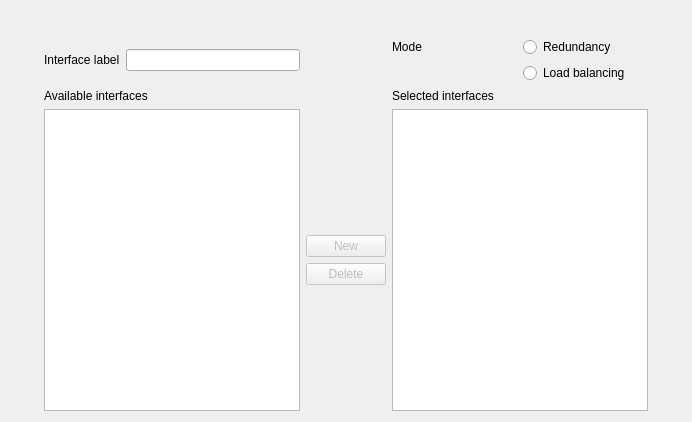
<?xml version="1.0" encoding="UTF-8"?>
<ui version="4.0">
 <class>Bonding</class>
 <widget class="QFrame" name="Bonding">
  <property name="geometry">
   <rect>
    <x>0</x>
    <y>0</y>
    <width>692</width>
    <height>422</height>
   </rect>
  </property>
  <property name="windowTitle">
   <string>Frame</string>
  </property>
  <property name="windowIcon">
   <iconset resource="../../../../../../nucentral-edenwall/trunk/resources/edenwall.qrc">
    <normaloff>:icons/appicon.png</normaloff>:icons/appicon.png</iconset>
  </property>
  <property name="frameShape">
   <enum>QFrame::NoFrame</enum>
  </property>
  <property name="frameShadow">
   <enum>QFrame::Raised</enum>
  </property>
  <layout class="QGridLayout" name="gridLayout">
   <item row="4" column="1">
    <widget class="QLabel" name="label_2">
     <property name="text">
      <string>Available interfaces</string>
     </property>
     <property name="buddy">
      <cstring>available</cstring>
     </property>
    </widget>
   </item>
   <item row="4" column="3">
    <widget class="QLabel" name="label_3">
     <property name="text">
      <string>Selected interfaces</string>
     </property>
     <property name="buddy">
      <cstring>selected</cstring>
     </property>
    </widget>
   </item>
   <item row="5" column="1">
    <widget class="QListWidget" name="available">
     <property name="sizePolicy">
      <sizepolicy hsizetype="MinimumExpanding" vsizetype="MinimumExpanding">
       <horstretch>0</horstretch>
       <verstretch>0</verstretch>
      </sizepolicy>
     </property>
     <property name="selectionBehavior">
      <enum>QAbstractItemView::SelectRows</enum>
     </property>
    </widget>
   </item>
   <item row="5" column="3">
    <widget class="QListWidget" name="selected">
     <property name="sizePolicy">
      <sizepolicy hsizetype="MinimumExpanding" vsizetype="MinimumExpanding">
       <horstretch>0</horstretch>
       <verstretch>0</verstretch>
      </sizepolicy>
     </property>
     <property name="selectionBehavior">
      <enum>QAbstractItemView::SelectRows</enum>
     </property>
    </widget>
   </item>
   <item row="5" column="2">
    <layout class="QVBoxLayout" name="verticalLayout">
     <item>
      <spacer name="verticalSpacer">
       <property name="orientation">
        <enum>Qt::Vertical</enum>
       </property>
       <property name="sizeHint" stdset="0">
        <size>
         <width>20</width>
         <height>40</height>
        </size>
       </property>
      </spacer>
     </item>
     <item>
      <widget class="QPushButton" name="add">
       <property name="enabled">
        <bool>false</bool>
       </property>
       <property name="text">
        <string>New</string>
       </property>
       <property name="icon">
        <iconset resource="../../../../../../nucentral-edenwall/trunk/resources/edenwall.qrc">
         <normaloff>:/icons/go-next.png</normaloff>:/icons/go-next.png</iconset>
       </property>
       <property name="iconSize">
        <size>
         <width>32</width>
         <height>32</height>
        </size>
       </property>
      </widget>
     </item>
     <item>
      <widget class="QPushButton" name="remove">
       <property name="enabled">
        <bool>false</bool>
       </property>
       <property name="text">
        <string>Delete</string>
       </property>
       <property name="icon">
        <iconset resource="../../../../../../nucentral-edenwall/trunk/resources/edenwall.qrc">
         <normaloff>:/icons/go-prev.png</normaloff>:/icons/go-prev.png</iconset>
       </property>
       <property name="iconSize">
        <size>
         <width>32</width>
         <height>32</height>
        </size>
       </property>
      </widget>
     </item>
     <item>
      <spacer name="verticalSpacer_2">
       <property name="orientation">
        <enum>Qt::Vertical</enum>
       </property>
       <property name="sizeHint" stdset="0">
        <size>
         <width>20</width>
         <height>40</height>
        </size>
       </property>
      </spacer>
     </item>
    </layout>
   </item>
   <item row="2" column="1">
    <layout class="QHBoxLayout" name="horizontalLayout">
     <item>
      <widget class="QLabel" name="label">
       <property name="text">
        <string>Interface label</string>
       </property>
       <property name="buddy">
        <cstring>user_label</cstring>
       </property>
      </widget>
     </item>
     <item>
      <widget class="QLineEdit" name="user_label"/>
     </item>
    </layout>
   </item>
   <item row="1" column="2">
    <widget class="QLabel" name="image">
     <property name="text">
      <string/>
     </property>
     <property name="pixmap">
      <pixmap resource="../../../../../../nucentral-edenwall/trunk/resources/edenwall.qrc">:/icons-32/New_bonding.png</pixmap>
     </property>
     <property name="scaledContents">
      <bool>false</bool>
     </property>
    </widget>
   </item>
   <item row="5" column="0">
    <spacer name="horizontalSpacer">
     <property name="orientation">
      <enum>Qt::Horizontal</enum>
     </property>
     <property name="sizeHint" stdset="0">
      <size>
       <width>40</width>
       <height>20</height>
      </size>
     </property>
    </spacer>
   </item>
   <item row="5" column="4">
    <spacer name="horizontalSpacer_2">
     <property name="orientation">
      <enum>Qt::Horizontal</enum>
     </property>
     <property name="sizeHint" stdset="0">
      <size>
       <width>40</width>
       <height>20</height>
      </size>
     </property>
    </spacer>
   </item>
   <item row="1" column="1">
    <spacer name="horizontalSpacer_3">
     <property name="orientation">
      <enum>Qt::Horizontal</enum>
     </property>
     <property name="sizeHint" stdset="0">
      <size>
       <width>40</width>
       <height>20</height>
      </size>
     </property>
    </spacer>
   </item>
   <item row="1" column="3">
    <spacer name="horizontalSpacer_4">
     <property name="orientation">
      <enum>Qt::Horizontal</enum>
     </property>
     <property name="sizeHint" stdset="0">
      <size>
       <width>40</width>
       <height>20</height>
      </size>
     </property>
    </spacer>
   </item>
   <item row="2" column="3">
    <layout class="QGridLayout" name="gridLayout_2">
     <item row="0" column="0">
      <widget class="QLabel" name="label_5">
       <property name="text">
        <string>Mode</string>
       </property>
      </widget>
     </item>
     <item row="1" column="1">
      <widget class="QRadioButton" name="radioButton">
       <property name="text">
        <string>Load balancing</string>
       </property>
      </widget>
     </item>
     <item row="0" column="1">
      <widget class="QRadioButton" name="radioButton_2">
       <property name="text">
        <string>Redundancy</string>
       </property>
      </widget>
     </item>
    </layout>
   </item>
  </layout>
 </widget>
 <tabstops>
  <tabstop>available</tabstop>
  <tabstop>selected</tabstop>
  <tabstop>add</tabstop>
  <tabstop>remove</tabstop>
 </tabstops>
 <resources>
  <include location="../system.qrc"/>
  <include location="../../../../../../nucentral-edenwall/trunk/resources/edenwall.qrc"/>
 </resources>
 <connections>
  <connection>
   <sender>selected</sender>
   <signal>itemDoubleClicked(QListWidgetItem*)</signal>
   <receiver>remove</receiver>
   <slot>click()</slot>
   <hints>
    <hint type="sourcelabel">
     <x>503</x>
     <y>231</y>
    </hint>
    <hint type="destinationlabel">
     <x>320</x>
     <y>257</y>
    </hint>
   </hints>
  </connection>
  <connection>
   <sender>available</sender>
   <signal>itemDoubleClicked(QListWidgetItem*)</signal>
   <receiver>add</receiver>
   <slot>click()</slot>
   <hints>
    <hint type="sourcelabel">
     <x>137</x>
     <y>231</y>
    </hint>
    <hint type="destinationlabel">
     <x>320</x>
     <y>206</y>
    </hint>
   </hints>
  </connection>
  <connection>
   <sender>selected</sender>
   <signal>itemSelectionChanged()</signal>
   <receiver>available</receiver>
   <slot>clearSelection()</slot>
   <hints>
    <hint type="sourcelabel">
     <x>509</x>
     <y>238</y>
    </hint>
    <hint type="destinationlabel">
     <x>142</x>
     <y>238</y>
    </hint>
   </hints>
  </connection>
  <connection>
   <sender>available</sender>
   <signal>itemSelectionChanged()</signal>
   <receiver>selected</receiver>
   <slot>clearSelection()</slot>
   <hints>
    <hint type="sourcelabel">
     <x>142</x>
     <y>238</y>
    </hint>
    <hint type="destinationlabel">
     <x>509</x>
     <y>238</y>
    </hint>
   </hints>
  </connection>
 </connections>
</ui>
